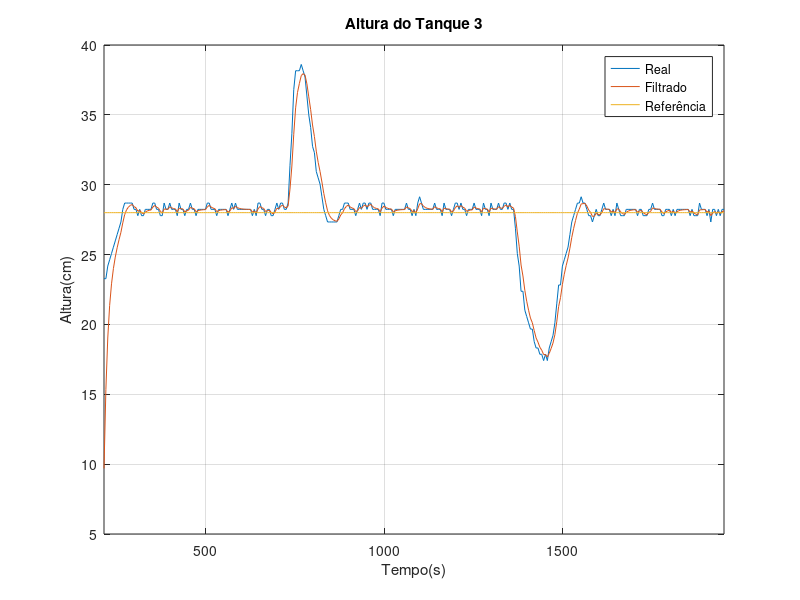
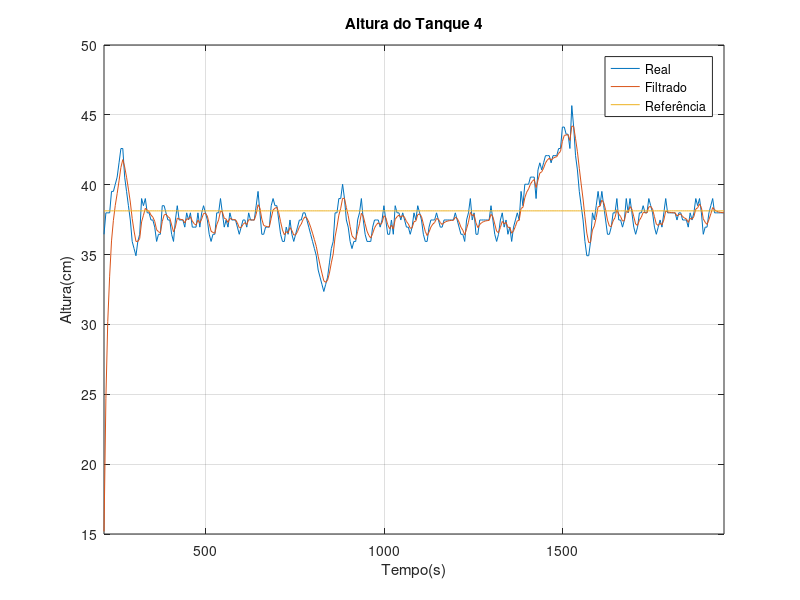
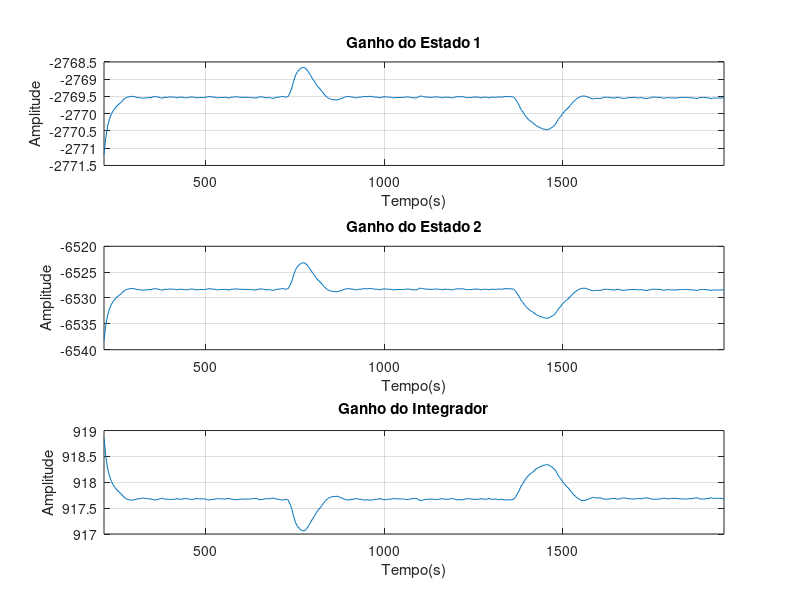
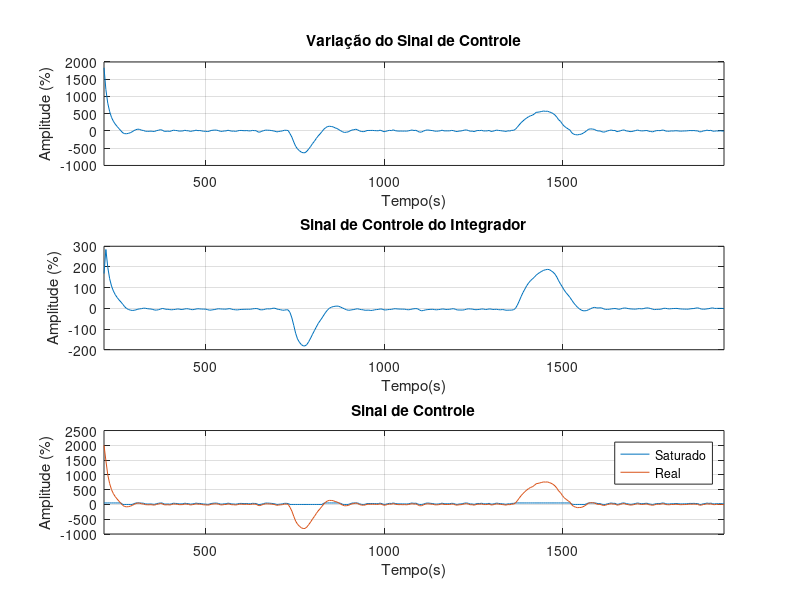

Reproduce these figures in MATLAB, in order.
clear
clc
%%
load('larissa_tarsis_LPV_saturacao_perturbacao_degrau_unitario.mat')
%%
% Conversão do Sinal de Controle de Operação em Referência
sp_q = uop*16.4 + 357.3;
sp_h3 = ((sp_q - 309.9)/87.07).^2;
sp_h4 = (sp_q - 431.2)/33.51 + sp_h3;
%%
figure
plot(t(42:372),h3);
hold on
plot(t(42:372),h3f);
plot(t(42:372),sp_h3);
xlabel('Tempo(s)')
ylabel('Altura(cm)')
xlim([215 1952])
grid on
title('Altura do Tanque 3')
legend('Real','Filtrado','Referência')
%%
figure
plot(t(42:372),h4);
hold on
plot(t(42:372),h4f);
plot(t(42:372),sp_h4);
xlabel('Tempo(s)')
ylabel('Altura(cm)')
xlim([215 1952])
grid on
title('Altura do Tanque 4')
legend('Real','Filtrado','Referência')
%%
figure
subplot(3,1,1)
plot(t(42:372),K1)
title('Ganho do Estado 1')
ylabel('Amplitude')
xlabel('Tempo(s)')
grid on
xlim([215 1952])
subplot(3,1,2)
plot(t(42:372),K2)
title('Ganho do Estado 2')
ylabel('Amplitude')
xlabel('Tempo(s)')
grid on
xlim([215 1952])
subplot(3,1,3)
plot(t(42:372),Ka)
title('Ganho do Integrador')
ylabel('Amplitude')
xlabel('Tempo(s)')
grid on
xlim([215 1952])
%%
figure
subplot(3,1,1)
plot(t(42:372),du)
title('Variação do Sinal de Controle')
ylabel('Amplitude (%)')
xlabel('Tempo(s)')
grid on
xlim([215 1952])
subplot(3,1,2)
plot(t(42:372),u_i)
title('Sinal de Controle do Integrador')
ylabel('Amplitude (%)')
xlabel('Tempo(s)')
grid on
xlim([215 1952])
subplot(3,1,3)
plot(t(42:372),u_s)
hold on
plot(t(42:372),u)
title('Sinal de Controle')
ylabel('Amplitude (%)')
xlabel('Tempo(s)')
legend('Saturado','Real')
grid on
xlim([215 1952])
%%
figure
plot(t(42:372),erro)
title('Erro')
ylabel('Amplitude (%)')
xlabel('Tempo(s)')
xlim([215 1952])
grid on
